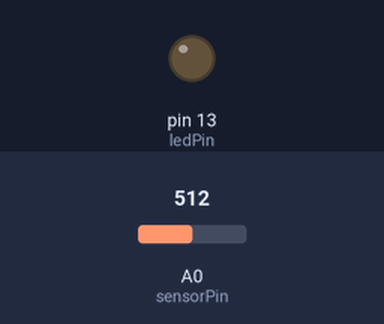
The sketch below on a simulated Arduino Uno, built with avr-gcc and run on an emulated ATmega328P. On the bench: output pins drawn as LEDs (lit = HIGH). The inputs (shaded band) are chosen by the test bench; at power-on: A0 (sensorPin) = 512.

Above: at 1.2 s.
1.3 s: A0 (sensorPin) set to 492
At 1.6 s:
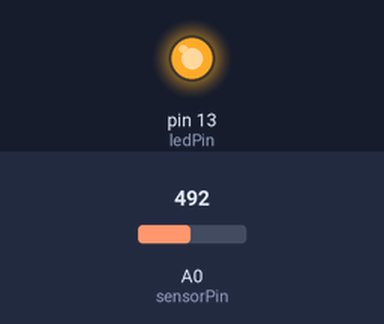
2.8 s: A0 (sensorPin) set to 510
At 4.0 s:
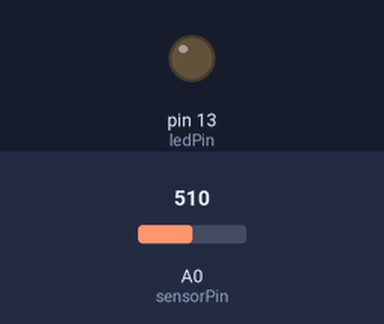
4.3 s: A0 (sensorPin) set to 490
At 5.1 s:
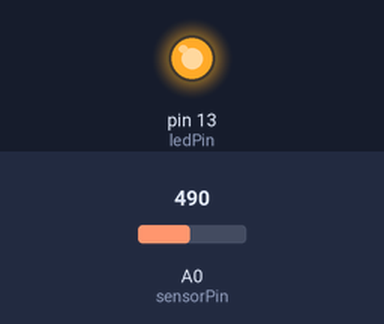
Timing chart, 0 to 7.3 s (numbered marks = the images above; inputs shaded):
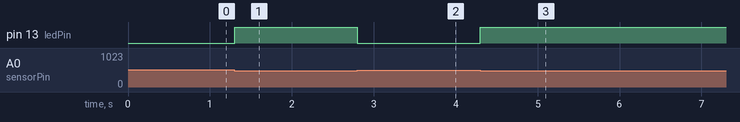

The sketch:

Photoresistor_LED.ino
```cpp
int sensorPin = A0;    // select the input pin for the potentiometer
int ledPin = 13;      // select the pin for the LED
int sensorValue = 0;  // variable to store the value coming from the sensor

void setup() {
  // declare the ledPin as an OUTPUT:
  pinMode(ledPin, OUTPUT);
}

void loop() {
  sensorValue = analogRead(sensorPin);

  if (sensorValue < 500) {
    // turn LED on:
    digitalWrite(ledPin, HIGH);
  }
  else {
    // turn LED off:
    digitalWrite(ledPin, LOW);
  }
}
```

SerieFibonacci.ino
```cpp
#include <stdio.h>

int main() {
  int f1, f2, fibo, i;
  f1 = 0;
  f2 = 1;
  printf("0, 1");
  for (i = 0; i < 4; i++) {
    fibo = f1 + f2;
    printf(", %d", fibo);
    f1 = f2;
    f2 = fibo;
  }
  return 0;
}
```

Measured:
- the behaviour switches between 500 and 499 on A0 (sensorPin) (found by bisection; images 0 and 1)
- after the input at 1.3 s, pin 13 (ledPin): LOW → HIGH at once
- after the input at 2.8 s, pin 13 (ledPin): HIGH → LOW at once
- after the input at 4.3 s, pin 13 (ledPin): LOW → HIGH at once
